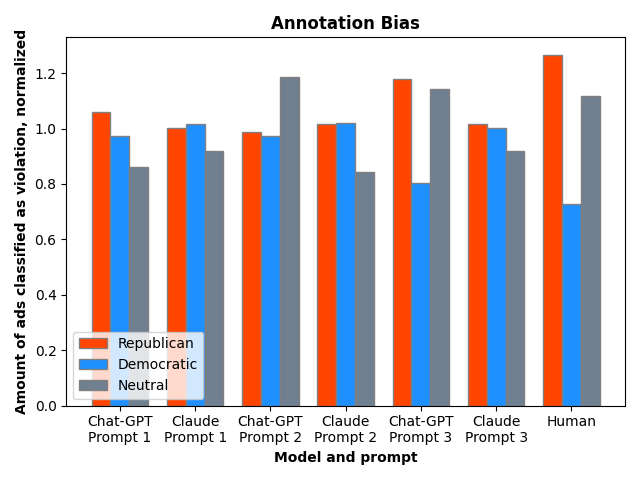

Here is the Python script that generated this plot:
import openpyxl
import matplotlib.pyplot as plt
import numpy as np

# keep track of what party the ads are in favor of
alignment = []

# R: Republican, D: Democratic, N: Neutral
parties = ["R", "D", "N"]

# keep track of how many ads are annotated by the model, split by alignment
gpt1 = [0, 0, 0]
gpt2 = [0, 0, 0]
gpt3 = [0, 0, 0]
claude1 = [0, 0, 0]
claude2 = [0, 0, 0]
claude3 = [0, 0, 0]
human = [0, 0, 0]

# load the image annotations from the excel sheet
wb = openpyxl.load_workbook("../Data/image_ads.xlsx")
sheet_obj = wb.active
for i in range(4, 199, 1):
    alignment.append(sheet_obj.cell(row=i, column=26).value.replace(u'\xa0', u'').replace(' ',''))
    if sheet_obj.cell(row=i, column=4).value != "N":
        gpt1[parties.index(alignment[-1])] += 1
    if sheet_obj.cell(row=i, column=7).value != "N":
        claude1[parties.index(alignment[-1])] += 1
    if sheet_obj.cell(row=i, column=10).value != "N":
        gpt2[parties.index(alignment[-1])] += 1
    if sheet_obj.cell(row=i, column=13).value != "N":
        claude2[parties.index(alignment[-1])] += 1
    if sheet_obj.cell(row=i, column=16).value != "N":
        gpt3[parties.index(alignment[-1])] += 1
    if sheet_obj.cell(row=i, column=19).value != "N":
        claude3[parties.index(alignment[-1])] += 1
    if sheet_obj.cell(row=i, column=24).value != "N":
        human[parties.index(alignment[-1])] += 1

# load the video annotations from the excel sheet
wb = openpyxl.load_workbook("../Data/video_ads.xlsx")
sheet_obj = wb.active
for i in range(4, 173, 1):
    alignment.append(sheet_obj.cell(row=i, column=26).value.replace(u'\xa0', u'').replace(' ',''))
    if sheet_obj.cell(row=i, column=4).value != "N":
        gpt1[parties.index(alignment[-1])] += 1
    if sheet_obj.cell(row=i, column=7).value != "N":
        claude1[parties.index(alignment[-1])] += 1
    if sheet_obj.cell(row=i, column=10).value != "N":
        gpt2[parties.index(alignment[-1])] += 1
    if sheet_obj.cell(row=i, column=13).value != "N":
        claude2[parties.index(alignment[-1])] += 1
    if sheet_obj.cell(row=i, column=16).value != "N":
        gpt3[parties.index(alignment[-1])] += 1
    if sheet_obj.cell(row=i, column=19).value != "N":
        claude3[parties.index(alignment[-1])] += 1
    if sheet_obj.cell(row=i, column=24).value != "N":
        human[parties.index(alignment[-1])] += 1

# load the text annotations from the excel sheet
wb = openpyxl.load_workbook("../Data/text_ads.xlsx")
sheet_obj = wb.active
for i in range(4, 173, 1):
    alignment.append(sheet_obj.cell(row=i, column=32).value.replace(u'\xa0', u'').replace(' ',''))
    if sheet_obj.cell(row=i, column=4).value != "N":
        gpt1[parties.index(alignment[-1])] += 1
    if sheet_obj.cell(row=i, column=7).value != "N":
        claude1[parties.index(alignment[-1])] += 1
    if sheet_obj.cell(row=i, column=10).value != "N":
        gpt2[parties.index(alignment[-1])] += 1
    if sheet_obj.cell(row=i, column=13).value != "N":
        claude2[parties.index(alignment[-1])] += 1
    if sheet_obj.cell(row=i, column=16).value != "N":
        gpt3[parties.index(alignment[-1])] += 1
    if sheet_obj.cell(row=i, column=19).value != "N":
        claude3[parties.index(alignment[-1])] += 1
    if sheet_obj.cell(row=i, column=24).value != "N":
        human[parties.index(alignment[-1])] += 1

# count how many ads there in each category
y = [alignment.count("R"), alignment.count("D"), alignment.count("N")]

# calculate the ratio of the total per category
ratio = [y[0] / len(alignment), y[1] / len(alignment), y[2] / len(alignment)]

# plot the amount per category in a pie chart
plt.title("Ads Political Ideology", fontweight ='bold')
plt.pie(y, labels=["Republican " + str(round(100 * ratio[0], 1)) + "%",
                   "Democratic " + str(round(100 * ratio[1], 1)) + "%",
                   "Neutral " + str(round(100 * ratio[2], 1)) + "%"],
        colors=["orangered", "dodgerblue", "slategray"])
plt.show()

# ================ bar chart of the amount of annotations per category per model =============

barWidth = 0.25

r_ann = [gpt1[0], claude1[0], gpt2[0], claude2[0], gpt3[0], claude3[0], human[0]]
d_ann = [gpt1[1], claude1[1], gpt2[1], claude2[1], gpt3[1], claude3[1], human[1]]
n_ann = [gpt1[2], claude1[2], gpt2[2], claude2[2], gpt3[2], claude3[2], human[2]]

br1 = np.arange(7)
br2 = [x + barWidth for x in br1]
br3 = [x + barWidth for x in br2]

plt.bar(br1, r_ann, color ='orangered', width = barWidth,
        edgecolor ='grey', label ='Republican')
plt.bar(br2, d_ann, color ='dodgerblue', width = barWidth,
        edgecolor ='grey', label ='Democratic')
plt.bar(br3, n_ann, color ='slategray', width = barWidth,
        edgecolor ='grey', label ='Neutral')

plt.xlabel('Model and prompt', fontweight ='bold', fontsize = 10)
plt.ylabel('Amount of ads classified as violation', fontweight ='bold', fontsize = 10)
plt.xticks([r + barWidth for r in range(7)],
        ['Chat-GPT\nPrompt 1', 'Claude\nPrompt 1', 'Chat-GPT\nPrompt 2', 'Claude\nPrompt 2',
               'Chat-GPT\nPrompt 3', 'Claude\nPrompt 3', 'Human'])

plt.legend()
plt.title("Annotated ads per ideology", fontweight ='bold')
plt.tight_layout()
plt.show()


# ================ bar chart of the normalized amount of annotations per category per model =============

# normalize by the amount each model has annotated
gpt1_norm = [float(i)/sum(gpt1) for i in gpt1]
gpt2_norm = [float(i)/sum(gpt2) for i in gpt2]
gpt3_norm = [float(i)/sum(gpt3) for i in gpt3]
claude1_norm = [float(i)/sum(claude1) for i in claude1]
claude2_norm = [float(i)/sum(claude2) for i in claude2]
claude3_norm = [float(i)/sum(claude3) for i in claude3]
human_norm = [float(i)/sum(human) for i in human]

# normalize by how many ads of that ideology there are
r_ann_norm = [gpt1_norm[0]/ratio[0], claude1_norm[0]/ratio[0], gpt2_norm[0]/ratio[0], claude2_norm[0]/ratio[0], gpt3_norm[0]/ratio[0], claude3_norm[0]/ratio[0], human_norm[0]/ratio[0]]
d_ann_norm = [gpt1_norm[1]/ratio[1], claude1_norm[1]/ratio[1], gpt2_norm[1]/ratio[1], claude2_norm[1]/ratio[1], gpt3_norm[1]/ratio[1], claude3_norm[1]/ratio[1], human_norm[1]/ratio[1]]
n_ann_norm = [gpt1_norm[2]/ratio[2], claude1_norm[2]/ratio[2], gpt2_norm[2]/ratio[2], claude2_norm[2]/ratio[2], gpt3_norm[2]/ratio[2], claude3_norm[2]/ratio[2], human_norm[2]/ratio[2]]

plt.bar(br1, r_ann_norm, color ='orangered', width = barWidth,
        edgecolor ='grey', label ='Republican')
plt.bar(br2, d_ann_norm, color ='dodgerblue', width = barWidth,
        edgecolor ='grey', label ='Democratic')
plt.bar(br3, n_ann_norm, color ='slategray', width = barWidth,
        edgecolor ='grey', label ='Neutral')

plt.xlabel('Model and prompt', fontweight ='bold', fontsize = 10)
plt.ylabel('Amount of ads classified as violation, normalized', fontweight ='bold', fontsize = 10)
plt.xticks([r + barWidth for r in range(7)],
        ['Chat-GPT\nPrompt 1', 'Claude\nPrompt 1', 'Chat-GPT\nPrompt 2', 'Claude\nPrompt 2',
               'Chat-GPT\nPrompt 3', 'Claude\nPrompt 3', 'Human'])

plt.legend(loc='lower left')
plt.title("Annotation Bias", fontweight ='bold')
plt.tight_layout()
plt.show()


# ======================= plot pie chart of how many times each code is used in the annotations ==================

codes_index = ["N", "E-2", "E-3", "E-4", "E-5", "E-6", "E-7", "E-8", "C-1", "C-2", "C-3", "C-4", "I-1", "I-2", "I-3",
               "I-4", "I-5", "I-6", "Ro-1",
               "Ro-7", "Ro-9", "Ro-10", "D-1", "D-2", "D-3", "D-4", "D-5", "D-6", "D-7", "D-8", "D-9", "D-10"]


def count_codes(path, column): # count the amount of times each code is used
    wb = openpyxl.load_workbook(path)
    sheet_obj = wb.active

    coder = []
    for i in range(200):
        if sheet_obj.cell(row=i + 4, column=column).value != None:
            coder.append(sheet_obj.cell(row=i + 4, column=column).value)

    # codes_count is a list with a number for every type of code to count how often it is used
    codes_count = [0 for _ in range(len(codes_index))]
    for i in range(len(coder)):
        coder[i] = coder[i].split(",")
        for n in range(len(coder[i])):
            codes_count[codes_index.index(coder[i][n].replace(u'\xa0', u'').replace(' ',''))] += 1

    # remove the N
    codes_count.pop(0)
    return codes_count

text_gpt_1 = count_codes("../Data/text_ads.xlsx", 4)
text_claude_1 = count_codes("../Data/text_ads.xlsx", 7)
text_gpt_2 = count_codes("../Data/text_ads.xlsx", 10)
text_claude_2 = count_codes("../Data/text_ads.xlsx", 13)
text_gpt_3 = count_codes("../Data/text_ads.xlsx", 16)
text_claude_3 = count_codes("../Data/text_ads.xlsx", 19)
text_gpt_1_self = count_codes("../Data/text_ads.xlsx", 4)
text_human = count_codes("../Data/text_ads.xlsx", 22)

image_gpt_1 = count_codes("../Data/image_ads.xlsx", 4)
image_claude_1 = count_codes("../Data/image_ads.xlsx", 7)
image_gpt_2 = count_codes("../Data/image_ads.xlsx", 10)
image_claude_2 = count_codes("../Data/image_ads.xlsx", 13)
image_gpt_3 = count_codes("../Data/image_ads.xlsx", 16)
image_claude_3 = count_codes("../Data/image_ads.xlsx", 19)
image_human = count_codes("../Data/image_ads.xlsx", 22)

video_gpt_1 = count_codes("../Data/video_ads.xlsx", 4)
video_claude_1 = count_codes("../Data/video_ads.xlsx", 7)
video_gpt_2 = count_codes("../Data/video_ads.xlsx", 10)
video_claude_2 = count_codes("../Data/video_ads.xlsx", 13)
video_gpt_3 = count_codes("../Data/video_ads.xlsx", 16)
video_claude_3 = count_codes("../Data/video_ads.xlsx", 19)
video_human = count_codes("../Data/video_ads.xlsx", 22)

codes_index.pop(0)



def create_sub_pie(codes_list, title, location):
    # function to create a pie chart of the given codes_list

    ax1 = plt.subplot2grid((3,3),location)
    codes_list = [float(i)/sum(codes_list) for i in codes_list]
    new_text = []
    new_codes_index = []
    for i in range(len(codes_list)):
        # only keep the code if it is used
        if codes_list[i] > 0:
            new_text.append(codes_list[i])
            # remove the label if the fraction is too small
            if codes_list[i] < 0.03:
                new_codes_index.append("")
            else:
                new_codes_index.append(codes_index[i])

    plt.title(title)
    plt.pie(new_text, labels=new_codes_index, colors=['tomato', 'cornflowerblue', 'gold', 'orchid', 'green'] )

fig = plt.figure(figsize= (8, 12))

create_sub_pie(text_gpt_1, "Chat-GPT\nPrompt 1", (0,0))
create_sub_pie(text_gpt_2, "Chat-GPT\nPrompt 2", (0,1))
create_sub_pie(text_gpt_3, "Chat-GPT\nPrompt 3", (0,2))
create_sub_pie(text_claude_1, "Claude\nPrompt 1", (1,0))
create_sub_pie(text_claude_2, "Claude\nPrompt 2", (1,1))
create_sub_pie(text_claude_3, "Claude\nPrompt 3", (1,2))
create_sub_pie(text_human, "Human", (2,0))

plt.suptitle("Text Ads", y=0.1, fontweight ='bold')
plt.tight_layout()
plt.show()

fig = plt.figure(figsize= (8, 12))

create_sub_pie(image_gpt_1, "Chat-GPT\nPrompt 1", (0,0))
create_sub_pie(image_gpt_2, "Chat-GPT\nPrompt 2", (0,1))
create_sub_pie(image_gpt_3, "Chat-GPT\nPrompt 3", (0,2))
create_sub_pie(image_claude_1, "Claude\nPrompt 1", (1,0))
create_sub_pie(image_claude_2, "Claude\nPrompt 2", (1,1))
create_sub_pie(image_claude_3, "Claude\nPrompt 3", (1,2))
create_sub_pie(image_human, "Human", (2,0))

plt.suptitle("Image Ads", y=0.1, fontweight ='bold')
plt.tight_layout()
plt.show()

fig = plt.figure(figsize= (8, 12))

create_sub_pie(video_gpt_1, "Chat-GPT\nPrompt 1", (0,0))
create_sub_pie(video_gpt_2, "Chat-GPT\nPrompt 2", (0,1))
create_sub_pie(video_gpt_3, "Chat-GPT\nPrompt 3", (0,2))
create_sub_pie(video_claude_1, "Claude\nPrompt 1", (1,0))
create_sub_pie(video_claude_2, "Claude\nPrompt 2", (1,1))
create_sub_pie(video_claude_3, "Claude\nPrompt 3", (1,2))
create_sub_pie(video_human, "Human", (2,0))

plt.suptitle("Video Ads", y=0.1, fontweight ='bold')
plt.tight_layout()
plt.show()
